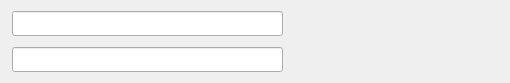
<?xml version="1.0" encoding="UTF-8"?>
<ui version="4.0">
 <class>FindAndReplaceDlg</class>
 <widget class="QWidget" name="FindAndReplaceDlg">
  <property name="geometry">
   <rect>
    <x>0</x>
    <y>0</y>
    <width>510</width>
    <height>83</height>
   </rect>
  </property>
  <property name="windowTitle">
   <string>Dialog</string>
  </property>
  <property name="styleSheet">
   <string notr="true">#FindAndReplaceDlg{
	background-image:url(:/findAndReplace/images/findAndReplace/rectangle.svg)
}
</string>
  </property>
  <layout class="QHBoxLayout" name="horizontalLayout">
   <property name="spacing">
    <number>7</number>
   </property>
   <property name="leftMargin">
    <number>0</number>
   </property>
   <property name="topMargin">
    <number>0</number>
   </property>
   <property name="rightMargin">
    <number>0</number>
   </property>
   <property name="bottomMargin">
    <number>0</number>
   </property>
   <item>
    <widget class="QWidget" name="widget" native="true">
     <property name="sizePolicy">
      <sizepolicy hsizetype="Expanding" vsizetype="Preferred">
       <horstretch>0</horstretch>
       <verstretch>0</verstretch>
      </sizepolicy>
     </property>
     <property name="styleSheet">
      <string notr="true"/>
     </property>
     <widget class="QLineEdit" name="LineInput_findWord">
      <property name="geometry">
       <rect>
        <x>12</x>
        <y>11</y>
        <width>271</width>
        <height>25</height>
       </rect>
      </property>
      <property name="styleSheet">
       <string notr="true">padding-right: 90;
background-image: url(:/findAndReplace/images/findAndReplace/inputBox.svg);</string>
      </property>
     </widget>
     <widget class="QLineEdit" name="LineInput_replace">
      <property name="geometry">
       <rect>
        <x>12</x>
        <y>47</y>
        <width>271</width>
        <height>25</height>
       </rect>
      </property>
      <property name="styleSheet">
       <string notr="true">padding-right: 30;
background-image: url(:/findAndReplace/images/findAndReplace/inputBox.svg);</string>
      </property>
     </widget>
     <widget class="QPushButton" name="Btn_REG">
      <property name="geometry">
       <rect>
        <x>250</x>
        <y>8</y>
        <width>30</width>
        <height>31</height>
       </rect>
      </property>
      <property name="maximumSize">
       <size>
        <width>30</width>
        <height>16777215</height>
       </size>
      </property>
      <property name="cursor">
       <cursorShape>PointingHandCursor</cursorShape>
      </property>
      <property name="toolTip">
       <string>使用正则表达式</string>
      </property>
      <property name="styleSheet">
       <string notr="true">QPushButton{
border: none;
	image: url(:/findAndReplace/images/findAndReplace/REG-unselected.svg);
}
QPushButton::hover{	
border: none;
	image: url(:/findAndReplace/images/findAndReplace/REG-selected.svg);
}</string>
      </property>
      <property name="text">
       <string/>
      </property>
     </widget>
     <widget class="QPushButton" name="Btn_findWholeWord">
      <property name="geometry">
       <rect>
        <x>220</x>
        <y>8</y>
        <width>30</width>
        <height>31</height>
       </rect>
      </property>
      <property name="maximumSize">
       <size>
        <width>30</width>
        <height>16777215</height>
       </size>
      </property>
      <property name="cursor">
       <cursorShape>PointingHandCursor</cursorShape>
      </property>
      <property name="toolTip">
       <string>全字匹配</string>
      </property>
      <property name="styleSheet">
       <string notr="true">QPushButton{
border: none;
	image: url(:/findAndReplace/images/findAndReplace/wholeWord-unselected.svg);
}
QPushButton::hover{	
border: none;
	image: url(:/findAndReplace/images/findAndReplace/wholeWord-selected.svg);
}</string>
      </property>
      <property name="text">
       <string/>
      </property>
     </widget>
     <widget class="QPushButton" name="Btn_findUpOrLow">
      <property name="geometry">
       <rect>
        <x>190</x>
        <y>8</y>
        <width>30</width>
        <height>31</height>
       </rect>
      </property>
      <property name="maximumSize">
       <size>
        <width>30</width>
        <height>16777215</height>
       </size>
      </property>
      <property name="cursor">
       <cursorShape>PointingHandCursor</cursorShape>
      </property>
      <property name="toolTip">
       <string>区分大小写</string>
      </property>
      <property name="styleSheet">
       <string notr="true">QPushButton{
border: none;
image: url(:/findAndReplace/images/findAndReplace/inputOnlyUpper-unselected.svg);
}
QPushButton::hover{	
border: none;
image: url(:/findAndReplace/images/findAndReplace/inputOnlyUpper-selected.svg.svg);
}</string>
      </property>
      <property name="text">
       <string/>
      </property>
      <property name="iconSize">
       <size>
        <width>30</width>
        <height>30</height>
       </size>
      </property>
     </widget>
     <widget class="QPushButton" name="Btn_replaceUpOnly">
      <property name="geometry">
       <rect>
        <x>250</x>
        <y>45</y>
        <width>30</width>
        <height>31</height>
       </rect>
      </property>
      <property name="maximumSize">
       <size>
        <width>30</width>
        <height>16777215</height>
       </size>
      </property>
      <property name="cursor">
       <cursorShape>PointingHandCursor</cursorShape>
      </property>
      <property name="toolTip">
       <string>保留大小写</string>
      </property>
      <property name="styleSheet">
       <string notr="true">QPushButton{
border: none;
	image: url(:/findAndReplace/images/findAndReplace/replaceOnlyUpper-unselected.svg.svg);
}
QPushButton::hover{	
border: none;
	image: url(:/findAndReplace/images/findAndReplace/replaceOnlyUpper-selected.svg);
}</string>
      </property>
      <property name="text">
       <string/>
      </property>
     </widget>
    </widget>
   </item>
   <item>
    <widget class="QWidget" name="widget_2" native="true">
     <property name="styleSheet">
      <string notr="true"/>
     </property>
     <layout class="QGridLayout" name="gridLayout" rowstretch="1,1" rowminimumheight="1,1">
      <property name="leftMargin">
       <number>0</number>
      </property>
      <property name="topMargin">
       <number>0</number>
      </property>
      <property name="rightMargin">
       <number>0</number>
      </property>
      <property name="bottomMargin">
       <number>0</number>
      </property>
      <property name="spacing">
       <number>0</number>
      </property>
      <item row="1" column="0">
       <widget class="QWidget" name="widget_3" native="true">
        <layout class="QHBoxLayout" name="horizontalLayout_2">
         <property name="spacing">
          <number>7</number>
         </property>
         <property name="leftMargin">
          <number>0</number>
         </property>
         <property name="topMargin">
          <number>0</number>
         </property>
         <property name="rightMargin">
          <number>0</number>
         </property>
         <property name="bottomMargin">
          <number>0</number>
         </property>
         <item>
          <widget class="QPushButton" name="Btn_replaceOne">
           <property name="minimumSize">
            <size>
             <width>0</width>
             <height>40</height>
            </size>
           </property>
           <property name="maximumSize">
            <size>
             <width>40</width>
             <height>16777215</height>
            </size>
           </property>
           <property name="cursor">
            <cursorShape>PointingHandCursor</cursorShape>
           </property>
           <property name="toolTip">
            <string>替换</string>
           </property>
           <property name="styleSheet">
            <string notr="true">/**正常情况下样式**/
QPushButton{
image: url(:/findAndReplace/images/findAndReplace/replaceOne-unselected.svg);
}

/**鼠标停留在按钮上的样式**/
QPushButton::hover{	
	image: url(:/findAndReplace/images/findAndReplace/replaceOne-selected.svg);
}

/**鼠标按压下去的样式**/
QPushButton::checked{
	image: url(:/findAndReplace/images/findAndReplace/replaceOne-selected.svg);
}

/**按钮失能情况下样式**/
QPushButton::disabled{
image: url(:/findAndReplace/images/findAndReplace/replaceOne-unselected.svg);
}</string>
           </property>
           <property name="text">
            <string/>
           </property>
           <property name="flat">
            <bool>true</bool>
           </property>
          </widget>
         </item>
         <item>
          <widget class="QPushButton" name="Btn_replaceAll">
           <property name="minimumSize">
            <size>
             <width>0</width>
             <height>40</height>
            </size>
           </property>
           <property name="maximumSize">
            <size>
             <width>40</width>
             <height>16777215</height>
            </size>
           </property>
           <property name="cursor">
            <cursorShape>PointingHandCursor</cursorShape>
           </property>
           <property name="toolTip">
            <string>全部替换</string>
           </property>
           <property name="styleSheet">
            <string notr="true">/**正常情况下样式**/
QPushButton{
image: url(:/findAndReplace/images/findAndReplace/replaceAll-unselected.svg);
}

/**鼠标停留在按钮上的样式**/
QPushButton::hover{	
	image: url(:/findAndReplace/images/findAndReplace/replaceAll-selected.svg);
}

/**鼠标按压下去的样式**/
QPushButton::checked{
	image: url(:/findAndReplace/images/findAndReplace/replaceAll-selected.svg);
}

/**按钮失能情况下样式**/
QPushButton::disabled{
image: url(:/findAndReplace/images/findAndReplace/replaceAll-unselected.svg);
}</string>
           </property>
           <property name="text">
            <string/>
           </property>
           <property name="flat">
            <bool>true</bool>
           </property>
          </widget>
         </item>
         <item>
          <spacer name="horizontalSpacer">
           <property name="orientation">
            <enum>Qt::Horizontal</enum>
           </property>
           <property name="sizeType">
            <enum>QSizePolicy::Minimum</enum>
           </property>
           <property name="sizeHint" stdset="0">
            <size>
             <width>40</width>
             <height>20</height>
            </size>
           </property>
          </spacer>
         </item>
        </layout>
       </widget>
      </item>
      <item row="0" column="3">
       <widget class="QPushButton" name="Btn_close">
        <property name="minimumSize">
         <size>
          <width>0</width>
          <height>30</height>
         </size>
        </property>
        <property name="maximumSize">
         <size>
          <width>30</width>
          <height>16777215</height>
         </size>
        </property>
        <property name="cursor">
         <cursorShape>PointingHandCursor</cursorShape>
        </property>
        <property name="toolTip">
         <string>关闭</string>
        </property>
        <property name="styleSheet">
         <string notr="true">

/**正常情况下样式**/
QPushButton{
image: url(:/findAndReplace/images/findAndReplace/close-unselected.svg);
padding: 5px;
}

/**鼠标停留在按钮上的样式**/
QPushButton::hover{	
	image: url(:/findAndReplace/images/findAndReplace/close-selected.svg);
padding: 5px;
}

/**鼠标按压下去的样式**/
QPushButton::checked{
	image: url(:/findAndReplace/images/findAndReplace/close-selected.svg);
padding: 5px;
}

/**按钮失能情况下样式**/
QPushButton::disabled{
image: url(:/findAndReplace/images/findAndReplace/close-unselected.svg);
padding: 5px;
}
</string>
        </property>
        <property name="text">
         <string/>
        </property>
        <property name="iconSize">
         <size>
          <width>20</width>
          <height>20</height>
         </size>
        </property>
        <property name="flat">
         <bool>true</bool>
        </property>
       </widget>
      </item>
      <item row="0" column="2">
       <widget class="QPushButton" name="Btn_next_word">
        <property name="minimumSize">
         <size>
          <width>0</width>
          <height>30</height>
         </size>
        </property>
        <property name="maximumSize">
         <size>
          <width>30</width>
          <height>16777215</height>
         </size>
        </property>
        <property name="cursor">
         <cursorShape>PointingHandCursor</cursorShape>
        </property>
        <property name="toolTip">
         <string>查找下一个</string>
        </property>
        <property name="styleSheet">
         <string notr="true">
/**正常情况下样式**/
QPushButton{
image: url(:/findAndReplace/images/findAndReplace/next-unselected.svg);
padding:5px;
}

/**鼠标停留在按钮上的样式**/
QPushButton::hover{	
	image: url(:/findAndReplace/images/findAndReplace/next-selected.svg);
padding: 5px;
}

/**鼠标按压下去的样式**/
QPushButton::checked{
	image: url(:/findAndReplace/images/findAndReplace/next-selected.svg);
padding: 5px;
}

/**按钮失能情况下样式**/
QPushButton::disabled{
image: url(:/findAndReplace/images/findAndReplace/next-unselected.svg);
padding:5px;
}</string>
        </property>
        <property name="text">
         <string/>
        </property>
        <property name="flat">
         <bool>true</bool>
        </property>
       </widget>
      </item>
      <item row="0" column="0">
       <widget class="QLabel" name="findingResult">
        <property name="minimumSize">
         <size>
          <width>130</width>
          <height>0</height>
         </size>
        </property>
        <property name="text">
         <string/>
        </property>
       </widget>
      </item>
      <item row="0" column="1">
       <widget class="QPushButton" name="Btn_pre_word">
        <property name="minimumSize">
         <size>
          <width>0</width>
          <height>29</height>
         </size>
        </property>
        <property name="maximumSize">
         <size>
          <width>30</width>
          <height>16777215</height>
         </size>
        </property>
        <property name="cursor">
         <cursorShape>PointingHandCursor</cursorShape>
        </property>
        <property name="toolTip">
         <string>查找上一个</string>
        </property>
        <property name="styleSheet">
         <string notr="true">

/**正常情况下样式**/
QPushButton{
image: url(:/findAndReplace/images/findAndReplace/previous-unselected.svg);
padding:5px;
}

/**鼠标停留在按钮上的样式**/
QPushButton::hover{	
	image: url(:/findAndReplace/images/findAndReplace/previous-selected.svg);
padding: 5px;
}

/**鼠标按压下去的样式**/
QPushButton::checked{
	image: url(:/findAndReplace/images/findAndReplace/previous-selected.svg);
padding: 5px;
}

/**按钮失能情况下样式**/
QPushButton::disabled{
image: url(:/findAndReplace/images/findAndReplace/previous-unselected.svg);
padding:5px;
}X</string>
        </property>
        <property name="text">
         <string/>
        </property>
        <property name="flat">
         <bool>true</bool>
        </property>
       </widget>
      </item>
     </layout>
    </widget>
   </item>
  </layout>
 </widget>
 <resources/>
 <connections/>
</ui>
